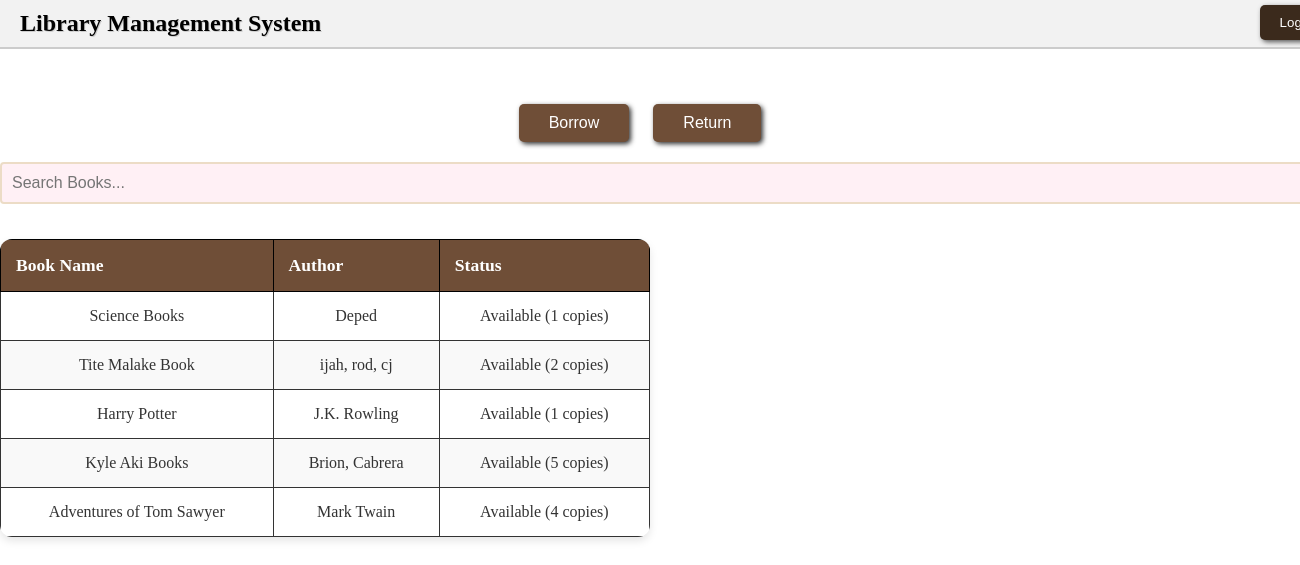
Screenshot of /member/homepage with the database file from the repository.
### website/models.py (models this page shows, shortened)
class Book(db.Model):
    id = db.Column(db.Integer, primary_key=True)
    title = db.Column(db.String(255), nullable=False)
    author = db.Column(db.String(255), nullable=False)
    isbn = db.Column(db.String(20), unique=True, nullable=False)
    available_copies = db.Column(db.Integer, default=1)

### website/views.py (the view)
@views.route('/member/homepage')
def member_homepage():
    books = Book.query.all()
    return render_template('member_home.html', books=books)

### website/templates/member_home.html (shortened to what this page needs)
{% extends "base.html" %}
{% block content %}
  <div class="container-member">
    <div class="header2">
      <h1>Library Management System</h1>
    </div>
    <button class="logout-btns" onclick="popLogout()">Logout</button>
    <div class="actions">
      <button class="action-btn" onclick="showBorrowBooks()">Borrow</button>
      <button class="action-btn">Return</button>
    </div>
    <div class="search-bar-member" style="margin-top: 20px;">
      <input type="text" id="searchInput" placeholder="Search Books..." onkeyup="searchBooks()">
    </div>
    <div class="table-member">
      <table>
        <thead>
          <tr>
            <th>Book Name</th>
            <th>Author</th>
            <th>Status</th>
          </tr>
        </thead>
        <tbody>
          {% for book in books %}
          <tr>
            <td>{{ book.title }}</td>
            <td>{{ book.author }}</td>
            <td>
              {% if book.available_copies > 0 %}
                Available ({{ book.available_copies }} copies)
              {% else %}
                Not Available
              {% endif %}
            </td>
          </tr>
          {% endfor %}
        </tbody>
      </table>
    </div>
  </div>
{% endblock %}

### website/templates/base.html (shortened to what this page needs)
<!DOCTYPE html>
<html lang="en">
<head>
    <link rel="stylesheet" href="https://cdnjs.cloudflare.com/ajax/libs/font-awesome/6.5.0/css/all.min.css">
    <link rel="stylesheet" type="text/css" href="{{ url_for('static', filename='style.css') }}">
    <link rel="stylesheet" href="{{ url_for('static', filename='style.css') }}">
</head>
<body>
    {% block content %}{% endblock %}
</body>
</html>

### website/static/style.css (style rules this page uses)
body { margin: 0; padding: 0; font-family: 'Georgia', cursive; background-image: url('https://i.pinimg.com/736x/01/13/f9/0113f94f11c47c63ce2221645121b863.jpg'); background-size: cover; background-attachment: fixed; text-align: center; }
.search-bar-member input { width: 100%; padding: 10px; margin-bottom: 15px; border: 2px solid #ecdcc6; background: #fff0f5; border-radius: 4px; font-size: 1rem; }
.table1 table, th, td { border: 1px solid #000; }
.table1 th, td { padding: 10px; text-align: center; }
.table table, th, td { border: 1px solid #000; }
.table th, td { padding: 10px; text-align: center; }
.table2 table, th, td { border: 1px solid #000; }
.table2 th, td { padding: 10px; text-align: center; }
.table3 table, th, td { border: 1px solid #000; }
.table3 th, td { padding: 10px; text-align: center; }
.table4 table, th, td { border: 1px solid #000; }
.table4 th, td { padding: 10px; text-align: center; }
.header2 { background-color: #f2f2f2; padding: 10px 20px; display: flex; justify-content: space-between; align-items: center; border-bottom: 2px solid #ccc; }
.header2 h1 { margin: 0; font-size: 24px; color: #000; text-shadow: 1px 1px #ccc; }
.logout-btns { position: relative; top: -44px; left: 650px; background-color: #3b2a1c; color: white; border: none; padding: 10px 20px; box-shadow: 2px 2px 5px #555; cursor: pointer; border-radius: 5px; }
.actions { text-align: center; margin: 20px 0; }
.action-btn { background-color: #6f4e37; color: white; padding: 10px 30px; margin-right: 20px; border: none; cursor: pointer; font-size: 16px; border-radius: 5px; box-shadow: 2px 2px 5px #333; }
.table th, td { border: 1px solid #333; padding: 10px; text-align: center; }
.table-member table { width: 50%; border-collapse: collapse; background-color: #fff; border-radius: 12px; overflow: hidden; box-shadow: 0 4px 8px rgba(0,0,0,0.1); margin-top: 20px; }
.table-member thead { background-color: #6f4e37; color: white; }
.table-member thead th { padding: 15px; text-align: left; font-size: 1.1rem; }
.table-member tbody tr { border-bottom: 1px solid #ddd; }
.table-member tbody tr:nth-child(even) { background-color: #f9f9f9; }
.table-member tbody td { padding: 15px; font-size: 1rem; color: #333; }

### rows the page displays
Book: title "Science Books", author "Deped", available_copies "1"
Book: title "Tite Malake Book", author "ijah, rod, cj", available_copies "2"
Book: title "Harry Potter", author "J.K. Rowling", available_copies "1"
Book: title "Kyle Aki Books", author "Brion, Cabrera", available_copies "5"
Book: title "Adventures of Tom Sawyer", author "Mark Twain", available_copies "4"
